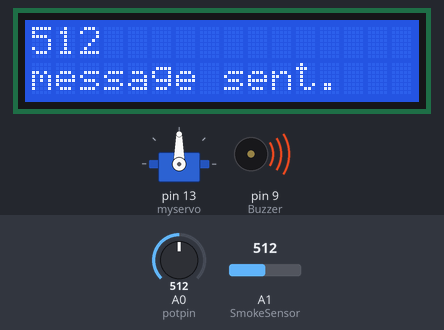
Recording of a sketch running on a simulated Arduino Uno, built with avr-gcc and run on an emulated ATmega328P. Parts: servo, 16×2 character LCD, buzzer (waves = sounding, pin HIGH). The inputs (shaded band) are chosen by the test bench; at power-on: A1 (SmokeSensor) = 512, A0 (potpin) = 512. The modem accepts every AT command (registered, SIM ready, sends succeed) and sends nothing else; what the sketch prints to the serial monitor is not drawn.

Above: at 10.8 s.
10.9 s: A1 (SmokeSensor) set to 316
At 18.0 s:
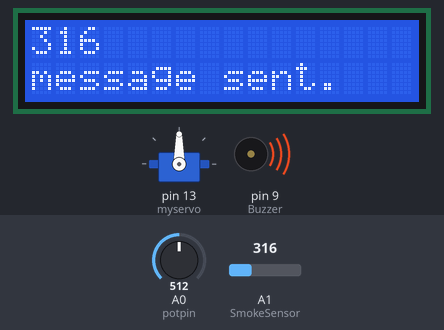
18.9 s: A1 (SmokeSensor) set to 285
At 20.9 s:
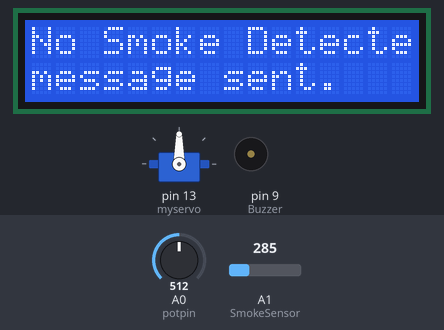
25.0 s: A1 (SmokeSensor) set to 306
At 31.2 s:
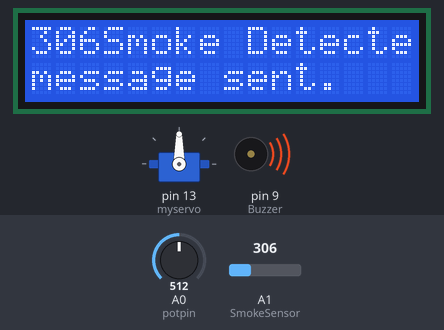
32.1 s: A1 (SmokeSensor) set to 991
At 38.3 s:
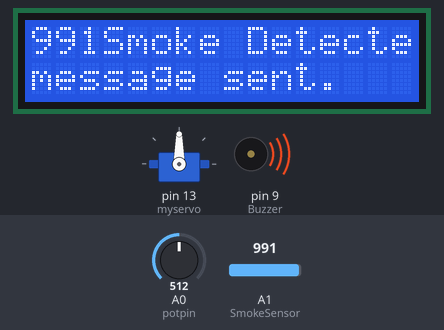
39.2 s: A1 (SmokeSensor) set to 1007
At 45.5 s:
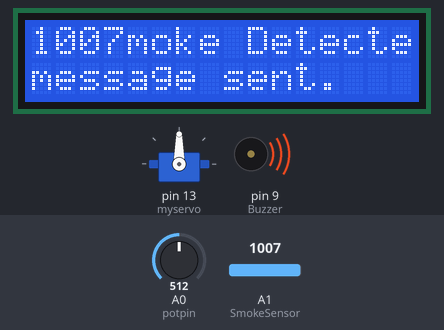
46.4 s: A0 (potpin) set to 716
At 53.2 s:
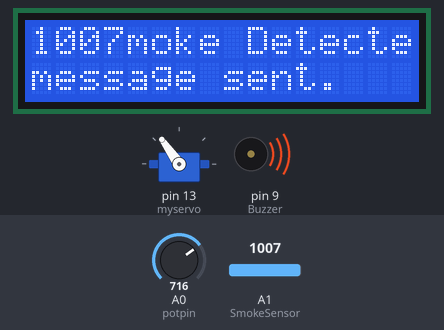
Timing chart, 0 to 54.6 s (numbered marks = the images above; inputs shaded):
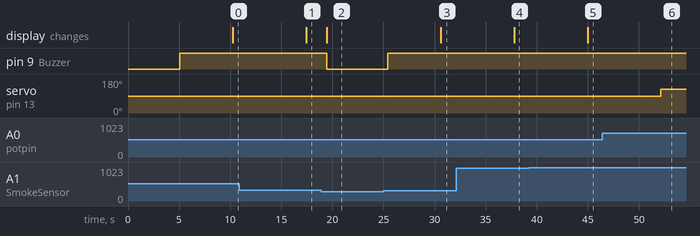

Measured:
- the behaviour switches between 301 and 300 on A1 (SmokeSensor) (found by bisection; images 1 and 2)
- the behaviour switches between 999 and 1000 on A1 (SmokeSensor) (found by bisection; images 4 and 5)
- after the input at 10.9 s, the display: changes after 6.5 s (image 1)
- after the input at 18.9 s, pin 9 (Buzzer): HIGH → LOW after 0.53 s; the display: changes after 0.53 s (image 2)
- after the input at 25.0 s, pin 9 (Buzzer): LOW → HIGH after 0.43 s; the display: changes after 5.6 s (image 3)
- after the input at 32.1 s, the display: changes after 5.7 s (image 4)
- after the input at 39.2 s, the display: changes after 5.8 s (image 5)
- after the input at 46.4 s, servo on pin 13 (myservo): 90° → 125° after 5.7 s

The sketch:

final_apr26a.ino
```cpp
#include <Servo.h>
#include <SoftwareSerial.h>
#include <LiquidCrystal.h>

SoftwareSerial SIM900(7, 8);              // gsm module connected here
String textForSMS;
int SmokeSensor = A1;                     // Flame Sensor
int Buzzer = 9;                          // Alarm/light can be connected with this Buzzer
int led = 10;
int ledyel = 6;

Servo myservo;                        // create servo object to control a servo
int potpin = 0;                      // analog pin used to connect the potentiometer
int val;                            // variable to read the value from the analog pin

const int rs = 12, en = 11, d4 = 5, d5 = 4, d6 = 3, d7 = 2;
LiquidCrystal lcd(rs, en, d4, d5, d6, d7);


void setup() {

myservo.attach(13);               // attaches the servo on pin 9 to the servo object

randomSeed(analogRead(0));
Serial.begin(9600);
SIM900.begin(9600);               // original 19200. while enter 9600 for sim900A

lcd.begin(16, 2);
pinMode(SmokeSensor, INPUT);
pinMode(Buzzer, OUTPUT);

digitalWrite(Buzzer, LOW);
delay(5000); // wait for 5 seconds

}

void loop() {

  int a = analogRead(SmokeSensor);            //read analog input
  if (a > 300) //
  {
  textForSMS =  "\nFire Detected!";
  digitalWrite(Buzzer, HIGH);
  digitalWrite(led, HIGH);
  digitalWrite(ledyel, LOW);
  delay(1000);
  sendSMS(textForSMS);

  val = analogRead(potpin);             // reads the value of the potentiometer (value between 0 and 1023)
  val = map(val, 0, 1023, 0, 180);      // scale it to use it with the servo (value between 0 and 180)
  myservo.write(val);                   // sets the servo position according to the scaled value
  delay(15);

  Serial.println(a);
  Serial.println(textForSMS);
  Serial.println("message sent.");
  lcd.setCursor(0, 0);
  lcd.print(a);
  lcd.setCursor(0, 1);
  lcd.print("message sent.");
  delay(2000);
  }

  else
  {
  Serial.println("No Fire Detected");
  Serial.println(a);
  lcd.setCursor(0, 0);
  lcd.print("No Smoke Detected");
  digitalWrite(Buzzer, LOW);
  digitalWrite(led, LOW);
  digitalWrite(ledyel, HIGH);
  delay(2000);
  delay(1000);
  }
}


void sendSMS(String message)
{
  SIM900.print("AT+CMGF=1\r");                     // AT command to send SMS message
  delay(1000);
 SIM900.println("AT+CMGS = \"+91xxxxxxxxxx\"");  // recipient's mobile number, in international format

  delay(1000);
  SIM900.println(message);                         // message to send
  delay(1000);
  SIM900.println((char)26);                        // End AT command with a ^Z, ASCII code 26
  delay(1000);
  SIM900.println();
  delay(100);                                     // give module time to send SMS
}
```
